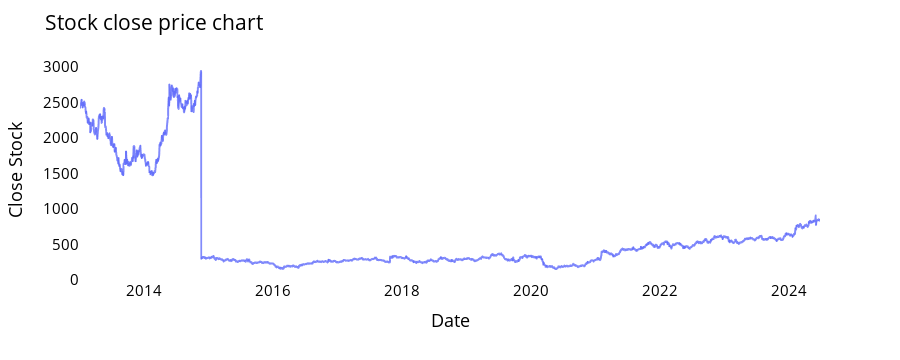

Notebook code for this chart:
### Code cell
fig = px.line(closedf, x=closedf.date, y=closedf.close,labels={'date':'Date','close':'Close Stock'})
fig.update_traces(marker_line_width=2, opacity=0.8)
fig.update_layout(title_text='Stock close price chart', plot_bgcolor='white', font_size=15, font_color='black')
fig.update_xaxes(showgrid=False)
fig.update_yaxes(showgrid=False)
fig.show()

### Figure 1 — Plotly figure (JSON) as saved in the notebook; plotly's stock layout.template omitted (floating-point values rounded to 4 significant figures; data arrays with more than 128 entries replaced by an {"elided": "..."} marker saying what was removed)
{"data": [{"hovertemplate": "Date=%{x}<br>Close Stock=%{y}<extra></extra>", "legendgroup": "", "line": {"color": "#636efa", "dash": "solid"}, "marker": {"line": {"width": 2}, "symbol": "circle"}, "mode": "lines", "name": "", "opacity": 0.8, "showlegend": false, "type": "scattergl", "x": {"elided": "2856 str values"}, "xaxis": "x", "y": {"elided": "2856 float values"}, "yaxis": "y"}], "layout": {"font": {"color": "black", "size": 15}, "height": 360, "legend": {"tracegroupgap": 0}, "margin": {"t": 60}, "plot_bgcolor": "white", "title": {"text": "Stock close price chart"}, "xaxis": {"anchor": "y", "autorange": true, "domain": [0, 1], "range": ["2013-01-01", "2024-06-27"], "showgrid": false, "title": {"text": "Date"}, "type": "date"}, "yaxis": {"anchor": "x", "autorange": true, "domain": [0, 1], "range": [-4.422, 3101.0], "showgrid": false, "title": {"text": "Close Stock"}, "type": "linear"}}}
